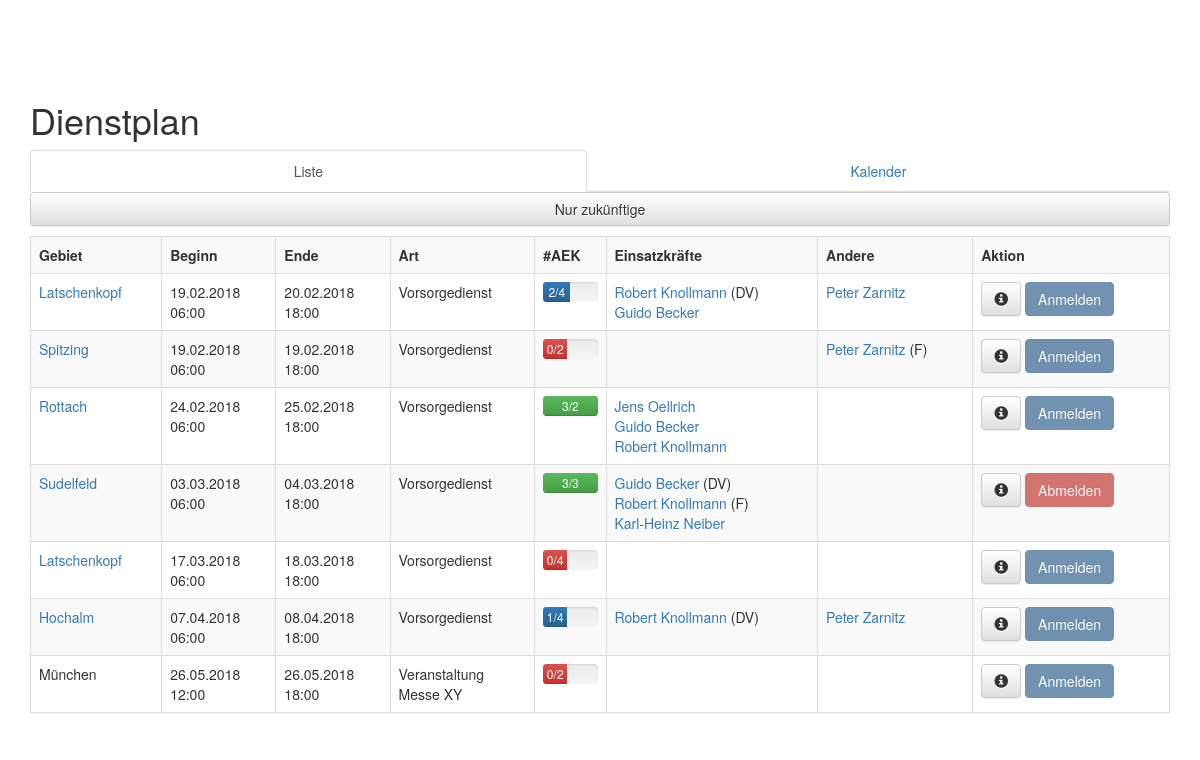
Before: /dienstplan/all/ (signed in) with the older database file.
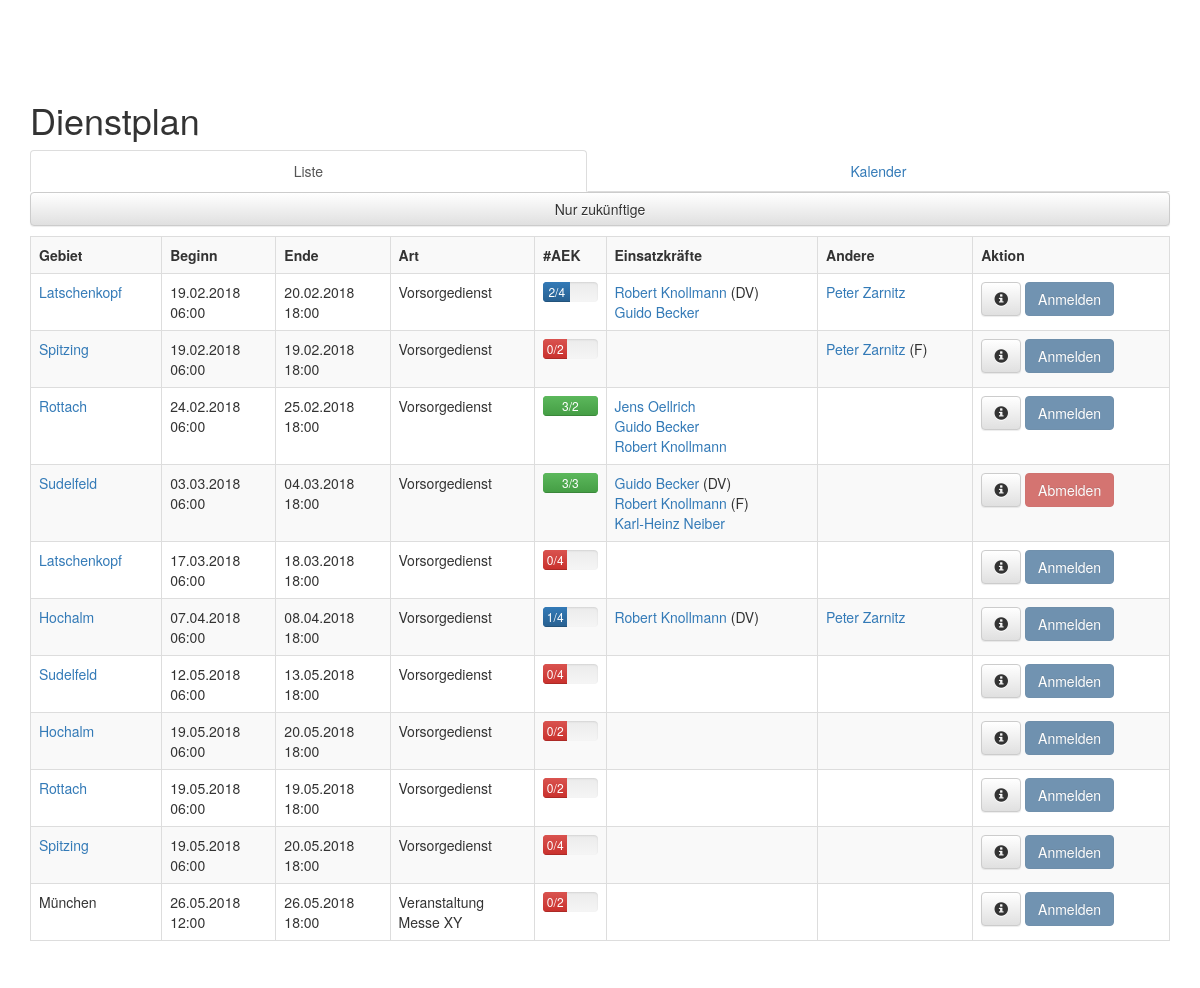
After: the same page with the newer database file.
### duty_scheduler/models.py (models this page shows, shortened)
class Duty(models.Model):
    duty_number = models.AutoField(primary_key=True, verbose_name='Dienstnummer')
    duty_area = models.ForeignKey(Dutyarea, on_delete=models.CASCADE, verbose_name='Dienstgebiet')
    duty_start = models.DateTimeField(verbose_name='Dienstbeginn')
    duty_end = models.DateTimeField(verbose_name='Dienstende')
    minaek = models.IntegerField(verbose_name='Geforderte AEK', blank=True, null=True)
    category = models.ForeignKey(Dutycategory, on_delete=models.CASCADE, null=True)
    detail = models.CharField(max_length=20, verbose_name='Detail', null=True, blank=True)
    members = models.ManyToManyField(Member, through='Takes_part_in_duty',
                                     through_fields=('duty', 'member'), )
    class Meta:
        verbose_name_plural = 'Dienste'
        verbose_name = 'Dienste'
    def getAEKcount(self):
        return self.members.filter(status='AEK').count()
    def is_closed(self):
        return (self.duty_start - timezone.now()).days < 15

class Dutyarea(models.Model):
    name = models.CharField(primary_key=True, max_length=40, verbose_name='Name')
    link = models.CharField(max_length=100, verbose_name='Link', null=True, blank=True)
    class Meta:
        verbose_name_plural = 'Dienstgebiete'
        verbose_name = 'Dienstgebiet'

class Dutycategory(models.Model):
    name = models.CharField(primary_key=True, max_length=40, verbose_name='Name')
    class Meta:
        verbose_name_plural = 'Dienstkategorien'
        verbose_name = 'Dienstkategorie'
    def __unicode__(self):
        return self.name

class Takes_part_in_duty(models.Model):
    duty = models.ForeignKey(Duty, on_delete=models.CASCADE)
    member = models.ForeignKey(Member, on_delete=models.CASCADE)
    from_time = models.DateTimeField(verbose_name='Von')
    to_time = models.DateTimeField(verbose_name='Bis')
    function = models.ForeignKey(Dutyrole, on_delete=models.CASCADE, null=True, blank=True, verbose_name='Funktion')
    comment = models.TextField(verbose_name='Kommentar', max_length=200, blank=True)
    class Meta:
        verbose_name_plural = 'Dienstteilnahmen'
        verbose_name = 'Dienstteilnahme'

class Dutyrole(models.Model):
    name = models.CharField(primary_key=True, max_length=40, verbose_name='Name')
    shortname = models.CharField(max_length=10, verbose_name='Kürzel')
    class Meta:
        verbose_name_plural = 'Dienstrollen'
        verbose_name = 'Dienstrolle'

### member_administration/models.py (models this page shows, shortened)
class Member(models.Model):
    user = models.OneToOneField(User, on_delete=models.CASCADE)
    mobile = models.CharField(max_length=20, verbose_name='Handynummer', null=True, blank=True)
    adress_street = models.CharField(max_length=100, verbose_name='Straße & Hnr.', null=True, blank=True)
    adress_plz = models.CharField(max_length=6, verbose_name='PLZ', null=True, blank=True)
    adress_city = models.CharField(max_length=100, verbose_name='Stadt', null=True, blank=True)
    birthdate = models.DateField(verbose_name='Geburtsdatum', null=True, blank=True)
    bw_join = models.DateField(verbose_name='Bergwacht-Eintritt', null=True, blank=True)
    status = models.CharField(max_length=3, choices=STATUS_CHOICES, default='ANW')
    dutygroups = models.ManyToManyField(DutyGroup, through='Members_in_Dutygroup',
                                        through_fields=('member', 'dutygroup'), related_name='dutygroups')
    trainings = models.ManyToManyField('trainings.Training', through='trainings.Member_Trainings', through_fields=('member', 'training'),
                                       related_name='trainings')
    avatar = models.ImageField(verbose_name='Portrait', null=True, blank=True)
    class Meta:
        verbose_name_plural = 'Mitglieder'
        ordering = ['status', 'user__last_name']
    def isAEK(self):
        return self.status == 'AEK'

### duty_scheduler/views.py (the view)
@login_required
def duty_list_all(request):
    duty_list = Duty.objects.order_by('duty_start', 'duty_area')
    return render(request, 'duty_scheduler/duty_list.html',
                  {'duty_list': duty_list, 'current_member': Member.objects.get(user=request.user), 'show_all': True})

### duty_scheduler/templates/duty_scheduler/duty_list.html (shortened to what the changed rows need)
{% extends 'base.html' %}
{% if duty_list %}
{% block content %}
<h1>Dienstplan</h1>
<div class="hidden-xs">
    <div class="table-responsive">
        <table class="table table-striped table-bordered">
            <tr>
                <th>Gebiet</th>
                <th>Beginn</th>
                <th>Ende</th>
                <th>Art</th>
                <th>#AEK</th>
                <th>Einsatzkräfte</th>
                <th>Andere</th>
                <th>Aktion</th>
            </tr>
            {% for duty in duty_list %}
            <tr>
                <td>{% if duty.duty_area.link %}
                    <a href="{{ duty.duty_area.link }}">{{ duty.duty_area.name }}</a>
                    {% else %}
                    {{ duty.duty_area.name }}
                    {% endif %}
                </td>
                <td>{{ duty.duty_start|date:'d.m.Y' }}<br>{{ duty.duty_start|date:'H:i' }}</td>
                <td>{{ duty.duty_end|date:'d.m.Y' }}<br>{{ duty.duty_end|date:'H:i' }}</td>
                <td>{{ duty.category }}<br>{% if not duty.detail is null %}{{ duty.detail }}{% endif %}
                </td>
                <td>
                    <div class="progress">
                        {% if duty.getAEKcount == 0 %}
                        <div class="progress-bar progress-bar progress-bar-danger" role="progressbar"
                             aria-valuenow="{{ duty.getAEKcount }}*100%/{{ duty.minaek }}" aria-valuemin="0"
                             aria-valuemax="100" style="min-width: 2em; width: 0%;">
                            0/{{ duty.minaek }}
                        </div>
                        {% elif duty.getAEKcount >= duty.minaek %}
                        <div class="progress-bar progress-bar progress-bar-success" role="progressbar"
                             aria-valuenow="100%" aria-valuemin="0"
                             aria-valuemax="100" style="min-width: 2em; width: 100%;">
                            {{ duty.getAEKcount }}/{{ duty.minaek }}
                        </div>
                        {% else %}
                        <div class="progress-bar" role="progressbar"
                             aria-valuenow="{{ duty.getAEKcount }}*100%/{{ duty.minaek }}" aria-valuemin="0"
                             aria-valuemax="100"
                             style="min-width: 2em; width: calc({{ duty.getAEKcount }}*100%/{{ duty.minaek }});">
                            {{ duty.getAEKcount }}/{{ duty.minaek }}
                        </div>
                        {% endif %}
                    </div>
                </td>
                <td>{% for takes_part in duty.takes_part_in_duty_set.all %}
                    {% if takes_part.member.isAEK %}
                    <a href="{% url 'member_administration:member_detail' takes_part.member.user.username %}">
                        {{ takes_part.member.user.first_name}} {{ takes_part.member.user.last_name }}</a>
                    {% if takes_part.function != None %} ({{ takes_part.function.shortname }}) {% endif %}
                    <br>
                    {% endif %}
                    {% endfor %}
                </td>
                <td> {% for takes_part in duty.takes_part_in_duty_set.all %}
                    {% if not takes_part.member.isAEK %}
                    <a href="{% url 'member_administration:member_detail' takes_part.member.user.username %}">
                        {{ takes_part.member.user.first_name }} {{ takes_part.member.user.last_name }}</a>
                    {% if takes_part.function != None %} ({{ takes_part.function.shortname }}) {% endif %}
                    <br>
                    {% endif %}
                    {% endfor %}
                </td>
                <td>
                    <a href="{% url 'duty_scheduler:duty_detail' duty.duty_number %}" class="btn btn-default"
                       role="button"><span class="glyphicon glyphicon-info-sign"
                                           aria-hidden="true"></span></a>
                    {% if current_member in duty.members.all %}
                    <a href="{% url 'duty_scheduler:duty_signout' duty.duty_number %}"
                       class="btn btn-danger {% if duty.is_closed %}disabled{% endif %}"
                       role="button">Abmelden</a>
                    {% else %}
                    <a href="{% url 'duty_scheduler:duty_signin' duty.duty_number %}"
                       class="btn btn-primary {% if duty.is_closed %}disabled{% endif %}"
                       role="button">Anmelden</a>
                    {% endif %}
                </td>
            </tr>
            {% endfor %}
        </table>
    </div>
</div>
{% endblock %}
{% else %}
<p>Keine aktuellen Dienste angelegt!</p>
{% endif %}

Changed rows visible on the page:
added Duty: duty_area.name "Sudelfeld", duty_start "12.05.2018", duty_start "06:00", duty_end "13.05.2018", duty_end "18:00", category "Vorsorgedienst", minaek "4", shows "Anmelden"
added Duty: duty_area.name "Hochalm", duty_start "19.05.2018", duty_start "06:00", duty_end "20.05.2018", duty_end "18:00", category "Vorsorgedienst", minaek "2", shows "Anmelden"
added Duty: duty_area.name "Rottach", duty_start "19.05.2018", duty_start "06:00", duty_end "19.05.2018", duty_end "18:00", category "Vorsorgedienst", minaek "2", shows "Anmelden"
added Duty: duty_area.name "Spitzing", duty_start "19.05.2018", duty_start "06:00", duty_end "20.05.2018", duty_end "18:00", category "Vorsorgedienst", minaek "4", shows "Anmelden"
